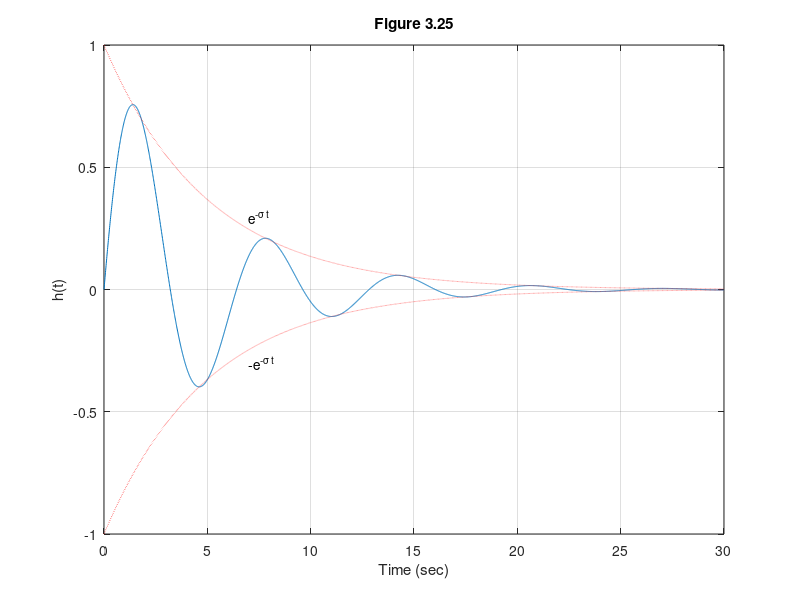

Write MATLAB code to recreate this figure.
%  Figure 3.25      Feedback Control of Dynamic Systems, 4e
%                        Franklin, Powell, Emami
%
%% fig3_25.m 
clf;
num=[1];          % form transfer function
den=[1 2*.2 1];
t=0:.01:30;       % define time vector
sys=tf(num,den);  % define system
y=impulse(sys,t); % compute impulse response
plot(t,y)
hold on
% compute e^(-.2t)
ne=1;
de=[1 .2];
syse=tf(ne,de);
ye=impulse(syse,t);
plot(t,ye,':r')
plot(t,-ye,':r'), grid
axis([0 30 -1 1])
hold off
title('Figure 3.25')
xlabel('Time (sec)')
ylabel('h(t)')
text(7,.3,'e^{-\sigma t}');
text(7,-.3,'-e^{-\sigma t}');
